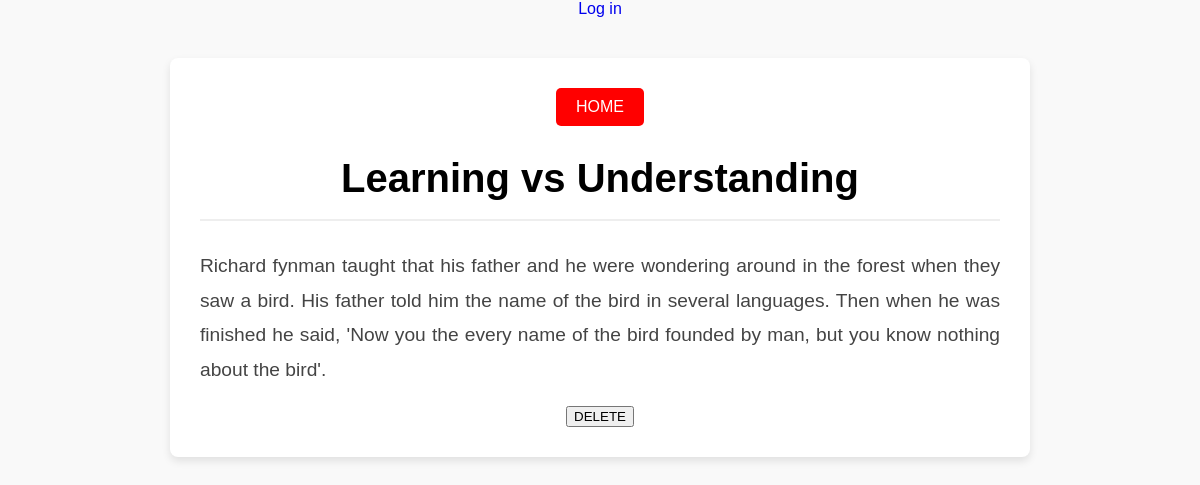
Page /blog/learning-vs-understanding on the earlier database version.
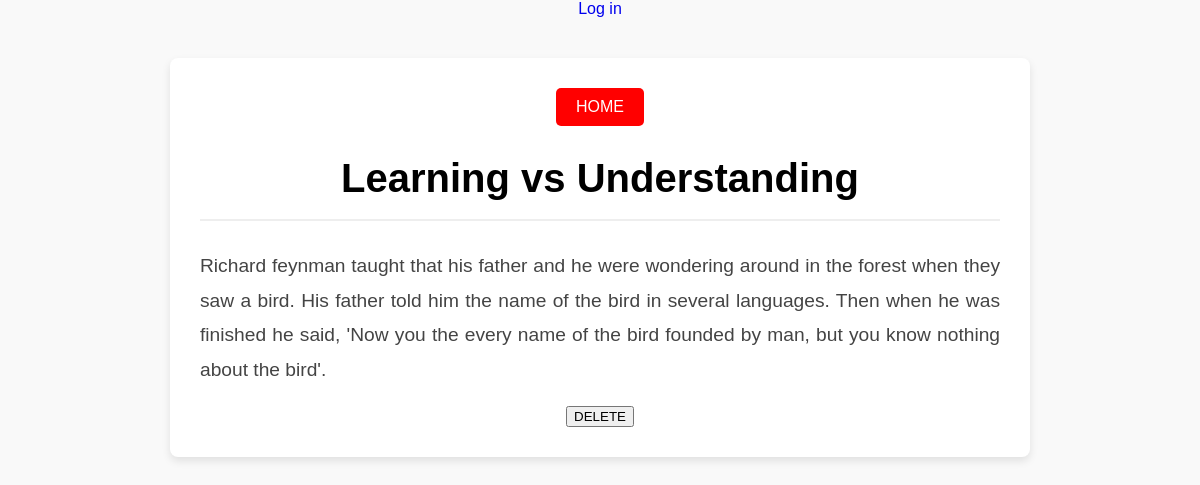
Same page on the later database version.
### blogapp/models.py (models this page shows, shortened)
class BlogEntry(models.Model):
    title = models.CharField(max_length=100)
    author = models.ForeignKey('auth.User', on_delete=models.CASCADE)
    particular = models.TextField()
    date = models.DateField(auto_now_add=True)
    blog = models.Manager()
    slug = models.SlugField(blank=True)
    class Meta:
        verbose_name_plural = 'Blog Enteries'

### blogapp/views.py (the view)
# urls.py: path('blog/<slug:slug>', Detail.as_view(), name='detail'),
class Detail(DetailView):
    model = BlogEntry
    template_name = 'one.html'
    context_object_name = 'one'

### templates/one.html (shortened to what this page needs)
{% extends 'base.html' %}
{% block content %}
<div class="detail-container">
    <header class="detail-header">
        <form action="{% url 'main' %}">
            <button type="submit" class="homebutton">HOME</button>
        </form>
        <h1 class="detail-title">{{ one.title }}</h1>
        <hr class="detail-divider">
    </header>
    <section class="detail-content">
        <p>{{ one.particular }}</p>
    </section>
    <form action='{% url 'delete' one.slug %}' method='POST'>
        <button type='submit' class='deletebutton'>DELETE</button>
    </form>
</div>
{% endblock %}

Differences in the rows shown:
changed BlogEntry "Learning vs Understanding": particular "Richard fynman taught that his father…" → "Richard feynman taught that his father…"
